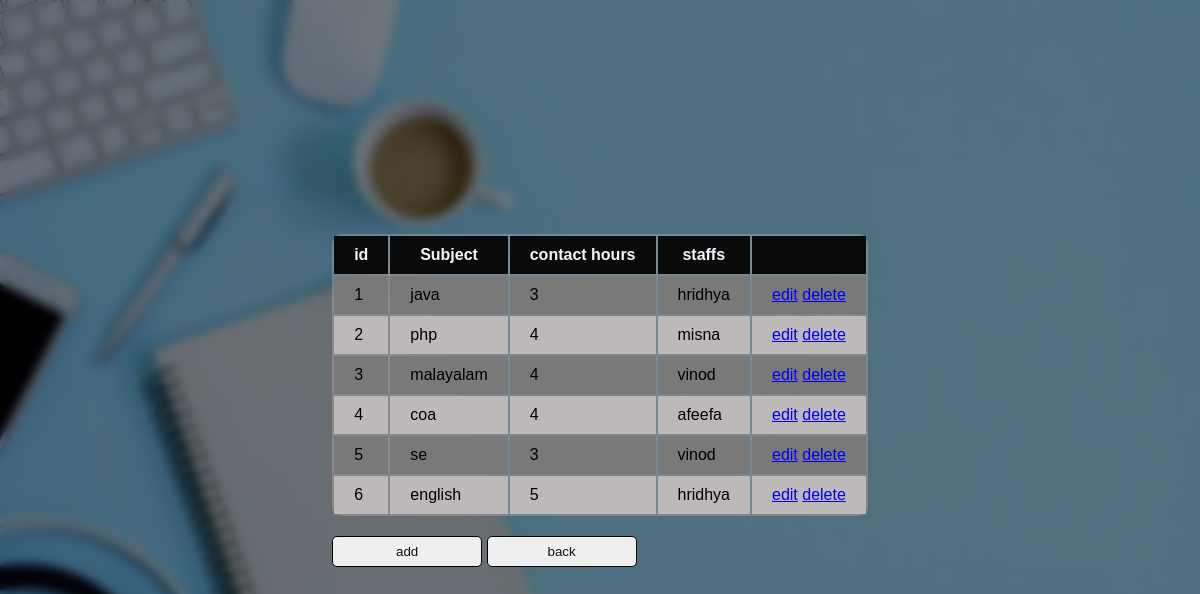
The page /viewsubject on the database its author committed.
### timetable_scheduler_app/models.py (models this page shows)
class SubjectTable(models.Model):
    subject_name=models.CharField(max_length=50,blank=True,null=True)
    contact_hours=models.IntegerField(blank=True,null=True)
    staff=models.ForeignKey(StaffTable,on_delete=models.CASCADE,null=True,blank=True)

class StaffTable(models.Model):
    login=models.ForeignKey(LoginTable,on_delete=models.CASCADE,blank=True,null=True)
    name=models.CharField(max_length=50,blank=True,null=True)
    college_id=models.ForeignKey(CollegeTable,on_delete=models.CASCADE,blank=True,null=True)
    email=models.CharField(max_length=50,blank=True,null=True)
    department_id=models.ForeignKey(DepartmentTable,on_delete=models.CASCADE,blank=True,null=True)
    qualification=models.CharField(max_length=50,blank=True,null=True)

### timetable_scheduler_app/views.py (the view)
# urls.py: path('viewsubject', ViewSub.as_view(), name='viewsubject') ,
class ViewSub(View):
    def get(self,request):
        obj=SubjectTable.objects.all()
        return render(request,"college/view_subject.html",{'val':obj})

### templates/college/view_subject.html (shortened to what this page needs)
{% load static %}
<!DOCTYPE html>
<html lang="en">
  <head>
    <link rel="stylesheet" href="{%static 'css/view_college.css'%}" />
  </head>
  <body>
    <div class="container">
      <div class="table">
        <form method="post">
        <table>
          <tr>
            <th>id</th>
            <th>Subject</th>
            <th>contact hours</th>
            <th>staffs</th>
            <th></th>
          </tr>
          {% for i in val %}
          <tr>
            <td>{{forloop.counter}}</td>
            <td>{{i.subject_name}}</td>
            <td>{{i.contact_hours}}</td>
            <td>{{i.staff.name}}</td>
            <td>
              <a href="editsubject/{{ i.id }}">edit</a>
              <a href="deletesubject/{{ i.id }}" onclick="return confirm('are you sure you want to delete')">delete</a>
            </td>
          </tr>
          {% endfor %}
        </table>
        <a href="/addsubject"><button type="button">add</button></a>
        <a href="/add"><button type="button">back</button></a>
          </form>
  </body>
</html>

### static/css/view_college.css (style rules this page uses)
* { margin: 0; padding: 0; box-sizing: border-box; font-family: Arial, sans-serif; }
body { height: 100vh; display: flex; justify-content: center; align-items: center; background: cover; background: url('../images/verify.jpg') no-repeat center center/cover; }
.container { position: center; width: 100%; height: 100%; background: rgba(0, 0, 0, 0.5); backdrop-filter: blur(5px); display: flex; justify-content: center; align-items: center; }
table { border-radius: 10px; height: 100px; background-color: rgba(223, 198, 198, 0.3); }
th, td { padding: 10px 20px; }
th { background-color: rgb(10, 10, 10); color: aliceblue; }
tbody tr:nth-child(odd) { background-color: #bdb9b9; }
tbody tr:nth-child(even) { background-color: #7a7979; }
button { width: 150px; padding: 7px; color: rgb(15, 15, 15); border: 1px solid black; border-radius: 5px; cursor: pointer; align-self: right; text-align: center; margin-top: 20px; transition: 0.5s; }

### rows shown on the page
SubjectTable: subject_name "java", contact_hours "3", staff.name "hridhya"
SubjectTable: subject_name "php", contact_hours "4", staff.name "misna"
SubjectTable: subject_name "malayalam", contact_hours "4", staff.name "vinod"
SubjectTable: subject_name "coa", contact_hours "4", staff.name "afeefa"
SubjectTable: subject_name "se", contact_hours "3", staff.name "vinod"
SubjectTable: subject_name "english", contact_hours "5", staff.name "hridhya"
